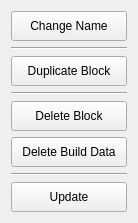
<?xml version="1.0" encoding="UTF-8"?>
<ui version="4.0">
 <class>Form</class>
 <widget class="QWidget" name="Form">
  <property name="geometry">
   <rect>
    <x>0</x>
    <y>0</y>
    <width>138</width>
    <height>221</height>
   </rect>
  </property>
  <property name="windowTitle">
   <string>Form</string>
  </property>
  <layout class="QGridLayout" name="gridLayout">
   <item row="0" column="0">
    <layout class="QVBoxLayout" name="verticalLayout">
     <item>
      <widget class="QPushButton" name="change_name_button">
       <property name="minimumSize">
        <size>
         <width>0</width>
         <height>30</height>
        </size>
       </property>
       <property name="text">
        <string>Change Name</string>
       </property>
      </widget>
     </item>
     <item>
      <widget class="Line" name="line_2">
       <property name="orientation">
        <enum>Qt::Horizontal</enum>
       </property>
      </widget>
     </item>
     <item>
      <widget class="QPushButton" name="duplicate_button">
       <property name="minimumSize">
        <size>
         <width>0</width>
         <height>30</height>
        </size>
       </property>
       <property name="text">
        <string>Duplicate Block</string>
       </property>
      </widget>
     </item>
     <item>
      <widget class="Line" name="line">
       <property name="orientation">
        <enum>Qt::Horizontal</enum>
       </property>
      </widget>
     </item>
     <item>
      <widget class="QPushButton" name="delete_button">
       <property name="minimumSize">
        <size>
         <width>0</width>
         <height>30</height>
        </size>
       </property>
       <property name="text">
        <string>Delete Block</string>
       </property>
      </widget>
     </item>
     <item>
      <widget class="QPushButton" name="delete_build_button">
       <property name="minimumSize">
        <size>
         <width>0</width>
         <height>30</height>
        </size>
       </property>
       <property name="text">
        <string>Delete Build Data</string>
       </property>
      </widget>
     </item>
     <item>
      <widget class="Line" name="line_3">
       <property name="orientation">
        <enum>Qt::Horizontal</enum>
       </property>
      </widget>
     </item>
     <item>
      <widget class="QPushButton" name="update_button">
       <property name="minimumSize">
        <size>
         <width>0</width>
         <height>30</height>
        </size>
       </property>
       <property name="text">
        <string>Update</string>
       </property>
      </widget>
     </item>
    </layout>
   </item>
  </layout>
 </widget>
 <resources/>
 <connections/>
</ui>
